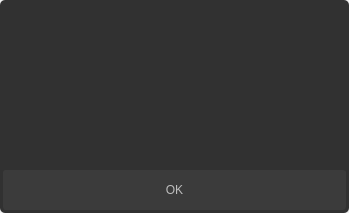
<?xml version="1.0" encoding="UTF-8"?>
<ui version="4.0">
 <class>LeakageOption</class>
 <widget class="QDialog" name="LeakageOption">
  <property name="geometry">
   <rect>
    <x>0</x>
    <y>0</y>
    <width>349</width>
    <height>213</height>
   </rect>
  </property>
  <property name="windowTitle">
   <string>Dialog</string>
  </property>
  <widget class="QFrame" name="frame">
   <property name="geometry">
    <rect>
     <x>0</x>
     <y>0</y>
     <width>349</width>
     <height>213</height>
    </rect>
   </property>
   <property name="styleSheet">
    <string notr="true">QFrame{
background-color: rgb(49, 49, 49);
border: 1px;
border-radius: 5px;
}
</string>
   </property>
   <property name="frameShape">
    <enum>QFrame::StyledPanel</enum>
   </property>
   <property name="frameShadow">
    <enum>QFrame::Raised</enum>
   </property>
   <widget class="QPushButton" name="leakageBtnOK">
    <property name="geometry">
     <rect>
      <x>3</x>
      <y>170</y>
      <width>343</width>
      <height>40</height>
     </rect>
    </property>
    <property name="styleSheet">
     <string notr="true">QPushButton {
background-color:#3B3B3B;
color:#BDBDBD;
border:1px solid rgb(59,59,59);
border-radius:3px;
}
QPushButton:pressed {
background-color:#606060;
color:#BDBDBD;
border:1px solid rgb(59,59,59);
border-radius:3px;
}
</string>
    </property>
    <property name="text">
     <string>OK</string>
    </property>
   </widget>
   <widget class="QLabel" name="leakagelabel">
    <property name="geometry">
     <rect>
      <x>10</x>
      <y>60</y>
      <width>330</width>
      <height>81</height>
     </rect>
    </property>
    <property name="font">
     <font>
      <pointsize>15</pointsize>
     </font>
    </property>
    <property name="styleSheet">
     <string notr="true">QLabel{
color:#BDBDBD;
}
</string>
    </property>
    <property name="frameShape">
     <enum>QFrame::NoFrame</enum>
    </property>
    <property name="text">
     <string>      </string>
    </property>
    <property name="alignment">
     <set>Qt::AlignCenter</set>
    </property>
   </widget>
  </widget>
 </widget>
 <resources/>
 <connections/>
</ui>
